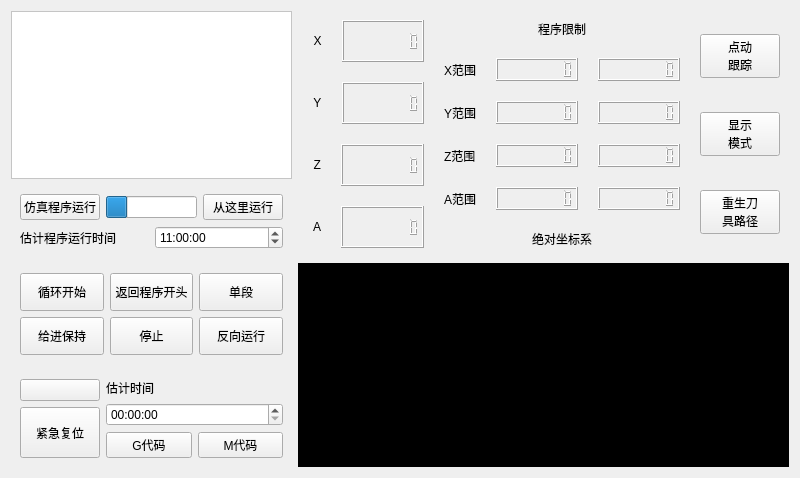
      <widget class="QWidget" name="tab_path">
       <attribute name="title">
        <string>刀具路径</string>
       </attribute>
       <layout class="QHBoxLayout" name="horizontalLayout_39" stretch="4,6">
        <item>
         <layout class="QVBoxLayout" name="verticalLayout_37" stretch="5,0,3,2">
          <item>
           <widget class="QTextEdit" name="textEdit_2">
            <property name="styleSheet">
             <string notr="true">background-color: rgb(255, 255, 255);</string>
            </property>
           </widget>
          </item>
          <item>
           <widget class="QWidget" name="widget_16" native="true">
            <layout class="QVBoxLayout" name="verticalLayout_39">
             <item>
              <layout class="QHBoxLayout" name="horizontalLayout_43">
               <item>
                <widget class="QPushButton" name="pushButton_78">
                 <property name="tabletTracking">
                  <bool>false</bool>
                 </property>
                 <property name="text">
                  <string>仿真程序运行</string>
                 </property>
                </widget>
               </item>
               <item>
                <widget class="QProgressBar" name="progressBar_3">
                 <property name="value">
                  <number>24</number>
                 </property>
                 <property name="textVisible">
                  <bool>false</bool>
                 </property>
                </widget>
               </item>
               <item>
                <widget class="QPushButton" name="pushButton_79">
                 <property name="text">
                  <string>从这里运行</string>
                 </property>
                </widget>
               </item>
              </layout>
             </item>
             <item>
              <layout class="QHBoxLayout" name="horizontalLayout_57">
               <item>
                <widget class="QLabel" name="label_38">
                 <property name="text">
                  <string>估计程序运行时间</string>
                 </property>
                </widget>
               </item>
               <item>
                <widget class="QTimeEdit" name="timeEdit">
                 <property name="readOnly">
                  <bool>false</bool>
                 </property>
                 <property name="keyboardTracking">
                  <bool>false</bool>
                 </property>
                 <property name="showGroupSeparator" stdset="0">
                  <bool>false</bool>
                 </property>
                 <property name="time">
                  <time>
                   <hour>11</hour>
                   <minute>0</minute>
                   <second>0</second>
                  </time>
                 </property>
                </widget>
               </item>
              </layout>
             </item>
            </layout>
           </widget>
          </item>
          <item>
           <widget class="QWidget" name="widget_18" native="true">
            <layout class="QGridLayout" name="gridLayout_2">
             <item row="0" column="0">
              <widget class="QPushButton" name="pushButton_80">
               <property name="sizePolicy">
                <sizepolicy hsizetype="Minimum" vsizetype="Expanding">
                 <horstretch>0</horstretch>
                 <verstretch>0</verstretch>
                </sizepolicy>
               </property>
               <property name="text">
                <string>循环开始</string>
               </property>
              </widget>
             </item>
             <item row="0" column="1">
              <widget class="QPushButton" name="pushButton_81">
               <property name="sizePolicy">
                <sizepolicy hsizetype="Minimum" vsizetype="Expanding">
                 <horstretch>0</horstretch>
                 <verstretch>0</verstretch>
                </sizepolicy>
               </property>
               <property name="text">
                <string>返回程序开头</string>
               </property>
              </widget>
             </item>
             <item row="0" column="2">
              <widget class="QPushButton" name="pushButton_82">
               <property name="sizePolicy">
                <sizepolicy hsizetype="Minimum" vsizetype="Expanding">
                 <horstretch>0</horstretch>
                 <verstretch>0</verstretch>
                </sizepolicy>
               </property>
               <property name="text">
                <string>单段</string>
               </property>
              </widget>
             </item>
             <item row="1" column="0">
              <widget class="QPushButton" name="pushButton_83">
               <property name="sizePolicy">
                <sizepolicy hsizetype="Minimum" vsizetype="Expanding">
                 <horstretch>0</horstretch>
                 <verstretch>0</verstretch>
                </sizepolicy>
               </property>
               <property name="text">
                <string>给进保持</string>
               </property>
              </widget>
             </item>
             <item row="1" column="1">
              <widget class="QPushButton" name="pushButton_84">
               <property name="sizePolicy">
                <sizepolicy hsizetype="Minimum" vsizetype="Expanding">
                 <horstretch>0</horstretch>
                 <verstretch>0</verstretch>
                </sizepolicy>
               </property>
               <property name="text">
                <string>停止</string>
               </property>
              </widget>
             </item>
             <item row="1" column="2">
              <widget class="QPushButton" name="pushButton_85">
               <property name="sizePolicy">
                <sizepolicy hsizetype="Minimum" vsizetype="Expanding">
                 <horstretch>0</horstretch>
                 <verstretch>0</verstretch>
                </sizepolicy>
               </property>
               <property name="text">
                <string>反向运行</string>
               </property>
              </widget>
             </item>
            </layout>
           </widget>
          </item>
          <item>
           <widget class="QWidget" name="widget_17" native="true">
            <layout class="QHBoxLayout" name="horizontalLayout_59" stretch="2,6">
             <item>
              <layout class="QVBoxLayout" name="verticalLayout_40" stretch="1,3">
               <property name="spacing">
                <number>6</number>
               </property>
               <item>
                <widget class="QPushButton" name="pushButton_86">
                 <property name="sizePolicy">
                  <sizepolicy hsizetype="Minimum" vsizetype="Preferred">
                   <horstretch>0</horstretch>
                   <verstretch>0</verstretch>
                  </sizepolicy>
                 </property>
                 <property name="text">
                  <string/>
                 </property>
                </widget>
               </item>
               <item>
                <widget class="QPushButton" name="pushButton_87">
                 <property name="sizePolicy">
                  <sizepolicy hsizetype="Minimum" vsizetype="Preferred">
                   <horstretch>0</horstretch>
                   <verstretch>0</verstretch>
                  </sizepolicy>
                 </property>
                 <property name="text">
                  <string>紧急复位</string>
                 </property>
                </widget>
               </item>
              </layout>
             </item>
             <item>
              <layout class="QVBoxLayout" name="verticalLayout_41">
               <item>
                <widget class="QLabel" name="label_42">
                 <property name="text">
                  <string>估计时间</string>
                 </property>
                </widget>
               </item>
               <item>
                <widget class="QTimeEdit" name="timeEdit_2"/>
               </item>
               <item>
                <layout class="QHBoxLayout" name="horizontalLayout_58">
                 <item>
                  <widget class="QPushButton" name="pushButton_89">
                   <property name="text">
                    <string>G代码</string>
                   </property>
                  </widget>
                 </item>
                 <item>
                  <widget class="QPushButton" name="pushButton_88">
                   <property name="text">
                    <string>M代码</string>
                   </property>
                  </widget>
                 </item>
                </layout>
               </item>
              </layout>
             </item>
            </layout>
           </widget>
          </item>
         </layout>
        </item>
        <item>
         <layout class="QVBoxLayout" name="verticalLayout_38" stretch="3,7">
          <item>
           <widget class="QWidget" name="widget_19" native="true">
            <layout class="QHBoxLayout" name="horizontalLayout_74" stretch="3,5,1">
             <property name="spacing">
              <number>20</number>
             </property>
             <item>
              <layout class="QVBoxLayout" name="verticalLayout_42">
               <item>
                <layout class="QHBoxLayout" name="horizontalLayout_70" stretch="1,16">
                 <item>
                  <widget class="QLabel" name="label_57">
                   <property name="sizePolicy">
                    <sizepolicy hsizetype="Preferred" vsizetype="Preferred">
                     <horstretch>0</horstretch>
                     <verstretch>0</verstretch>
                    </sizepolicy>
                   </property>
                   <property name="text">
                    <string>  X</string>
                   </property>
                  </widget>
                 </item>
                 <item>
                  <widget class="QLCDNumber" name="lcdNumber_44">
                   <property name="smallDecimalPoint">
                    <bool>true</bool>
                   </property>
                   <property name="digitCount">
                    <number>8</number>
                   </property>
                  </widget>
                 </item>
                </layout>
               </item>
               <item>
                <layout class="QHBoxLayout" name="horizontalLayout_66" stretch="1,16">
                 <item>
                  <widget class="QLabel" name="label_52">
                   <property name="text">
                    <string>  Y</string>
                   </property>
                  </widget>
                 </item>
                 <item>
                  <widget class="QLCDNumber" name="lcdNumber_40">
                   <property name="smallDecimalPoint">
                    <bool>true</bool>
                   </property>
                   <property name="digitCount">
                    <number>8</number>
                   </property>
                  </widget>
                 </item>
                </layout>
               </item>
               <item>
                <layout class="QHBoxLayout" name="horizontalLayout_65" stretch="1,16">
                 <item>
                  <widget class="QLabel" name="label_50">
                   <property name="text">
                    <string>  Z</string>
                   </property>
                  </widget>
                 </item>
                 <item>
                  <widget class="QLCDNumber" name="lcdNumber_39">
                   <property name="smallDecimalPoint">
                    <bool>true</bool>
                   </property>
                   <property name="digitCount">
                    <number>8</number>
                   </property>
                  </widget>
                 </item>
                </layout>
               </item>
               <item>
                <layout class="QHBoxLayout" name="horizontalLayout_61" stretch="1,16">
                 <item>
                  <widget class="QLabel" name="label_44">
                   <property name="text">
                    <string>  A</string>
                   </property>
                  </widget>
                 </item>
                 <item>
                  <widget class="QLCDNumber" name="lcdNumber_35">
                   <property name="smallDecimalPoint">
                    <bool>true</bool>
                   </property>
                   <property name="digitCount">
                    <number>8</number>
                   </property>
                  </widget>
                 </item>
                </layout>
               </item>
              </layout>
             </item>
             <item>
              <layout class="QVBoxLayout" name="verticalLayout_43">
               <item alignment="Qt::AlignHCenter">
                <widget class="QLabel" name="label_61">
                 <property name="text">
                  <string>程序限制</string>
                 </property>
                </widget>
               </item>
               <item>
                <layout class="QHBoxLayout" name="horizontalLayout_60" stretch="2,16,16">
                 <item>
                  <widget class="QLabel" name="label_43">
                   <property name="text">
                    <string>X范围</string>
                   </property>
                  </widget>
                 </item>
                 <item>
                  <widget class="QLCDNumber" name="lcdNumber_34">
                   <property name="smallDecimalPoint">
                    <bool>true</bool>
                   </property>
                   <property name="digitCount">
                    <number>8</number>
                   </property>
                  </widget>
                 </item>
                 <item>
                  <widget class="QLCDNumber" name="lcdNumber_45">
                   <property name="smallDecimalPoint">
                    <bool>true</bool>
                   </property>
                   <property name="digitCount">
                    <number>8</number>
                   </property>
                  </widget>
                 </item>
                </layout>
               </item>
               <item>
                <layout class="QHBoxLayout" name="horizontalLayout_72" stretch="2,16,16">
                 <item>
                  <widget class="QLabel" name="label_59">
                   <property name="text">
                    <string>Y范围</string>
                   </property>
                  </widget>
                 </item>
                 <item>
                  <widget class="QLCDNumber" name="lcdNumber_48">
                   <property name="smallDecimalPoint">
                    <bool>true</bool>
                   </property>
                   <property name="digitCount">
                    <number>8</number>
                   </property>
                  </widget>
                 </item>
                 <item>
                  <widget class="QLCDNumber" name="lcdNumber_49">
                   <property name="smallDecimalPoint">
                    <bool>true</bool>
                   </property>
                   <property name="digitCount">
                    <number>8</number>
                   </property>
                  </widget>
                 </item>
                </layout>
               </item>
               <item>
                <layout class="QHBoxLayout" name="horizontalLayout_71" stretch="2,16,16">
                 <item>
                  <widget class="QLabel" name="label_58">
                   <property name="text">
                    <string>Z范围</string>
                   </property>
                  </widget>
                 </item>
                 <item>
                  <widget class="QLCDNumber" name="lcdNumber_46">
                   <property name="smallDecimalPoint">
                    <bool>true</bool>
                   </property>
                   <property name="digitCount">
                    <number>8</number>
                   </property>
                  </widget>
                 </item>
                 <item>
                  <widget class="QLCDNumber" name="lcdNumber_47">
                   <property name="smallDecimalPoint">
                    <bool>true</bool>
                   </property>
                   <property name="digitCount">
                    <number>8</number>
                   </property>
                  </widget>
                 </item>
                </layout>
               </item>
               <item>
                <layout class="QHBoxLayout" name="horizontalLayout_73" stretch="2,16,16">
                 <item>
                  <widget class="QLabel" name="label_60">
                   <property name="text">
                    <string>A范围</string>
                   </property>
                  </widget>
                 </item>
                 <item>
                  <widget class="QLCDNumber" name="lcdNumber_50">
                   <property name="smallDecimalPoint">
                    <bool>true</bool>
                   </property>
                   <property name="digitCount">
                    <number>8</number>
                   </property>
                  </widget>
                 </item>
                 <item>
                  <widget class="QLCDNumber" name="lcdNumber_51">
                   <property name="smallDecimalPoint">
                    <bool>true</bool>
                   </property>
                   <property name="digitCount">
                    <number>8</number>
                   </property>
                  </widget>
                 </item>
                </layout>
               </item>
               <item alignment="Qt::AlignHCenter">
                <widget class="QLabel" name="label_62">
                 <property name="text">
                  <string>绝对坐标系</string>
                 </property>
                </widget>
               </item>
              </layout>
             </item>
             <item>
              <layout class="QVBoxLayout" name="verticalLayout_44">
               <item>
                <widget class="QPushButton" name="pushButton_90">
                 <property name="text">
                  <string>点动
跟踪</string>
                 </property>
                </widget>
               </item>
               <item>
                <widget class="QPushButton" name="pushButton_91">
                 <property name="text">
                  <string>显示
模式</string>
                 </property>
                </widget>
               </item>
               <item>
                <widget class="QPushButton" name="pushButton_92">
                 <property name="text">
                  <string>重生刀
具路径</string>
                 </property>
                </widget>
               </item>
              </layout>
             </item>
            </layout>
           </widget>
          </item>
          <item>
           <widget class="QTextBrowser" name="textBrowser_4">
            <property name="styleSheet">
             <string notr="true">background-color: rgb(0, 0, 0);</string>
            </property>
           </widget>
          </item>
         </layout>
        </item>
       </layout>
      </widget>
